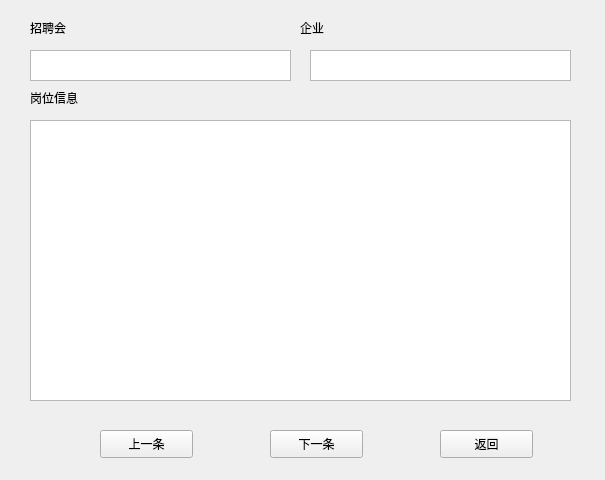
<?xml version="1.0" encoding="UTF-8"?>
<ui version="4.0">
 <class>Form</class>
 <widget class="QWidget" name="Form">
  <property name="geometry">
   <rect>
    <x>0</x>
    <y>0</y>
    <width>605</width>
    <height>480</height>
   </rect>
  </property>
  <property name="windowTitle">
   <string>Form</string>
  </property>
  <widget class="QLabel" name="label">
   <property name="geometry">
    <rect>
     <x>30</x>
     <y>20</y>
     <width>72</width>
     <height>15</height>
    </rect>
   </property>
   <property name="text">
    <string>招聘会</string>
   </property>
  </widget>
  <widget class="QLabel" name="label_2">
   <property name="geometry">
    <rect>
     <x>300</x>
     <y>20</y>
     <width>72</width>
     <height>15</height>
    </rect>
   </property>
   <property name="text">
    <string>企业</string>
   </property>
  </widget>
  <widget class="QTextBrowser" name="textBrowser_12">
   <property name="geometry">
    <rect>
     <x>30</x>
     <y>50</y>
     <width>261</width>
     <height>31</height>
    </rect>
   </property>
  </widget>
  <widget class="QTextBrowser" name="textBrowser_13">
   <property name="geometry">
    <rect>
     <x>310</x>
     <y>50</y>
     <width>261</width>
     <height>31</height>
    </rect>
   </property>
  </widget>
  <widget class="QTextBrowser" name="textBrowser_14">
   <property name="geometry">
    <rect>
     <x>30</x>
     <y>120</y>
     <width>541</width>
     <height>281</height>
    </rect>
   </property>
  </widget>
  <widget class="QLabel" name="label_3">
   <property name="geometry">
    <rect>
     <x>30</x>
     <y>90</y>
     <width>72</width>
     <height>15</height>
    </rect>
   </property>
   <property name="text">
    <string>岗位信息</string>
   </property>
  </widget>
  <widget class="QPushButton" name="pushButton">
   <property name="geometry">
    <rect>
     <x>100</x>
     <y>430</y>
     <width>93</width>
     <height>28</height>
    </rect>
   </property>
   <property name="text">
    <string>上一条</string>
   </property>
  </widget>
  <widget class="QPushButton" name="pushButton_2">
   <property name="geometry">
    <rect>
     <x>270</x>
     <y>430</y>
     <width>93</width>
     <height>28</height>
    </rect>
   </property>
   <property name="text">
    <string>下一条</string>
   </property>
  </widget>
  <widget class="QPushButton" name="pushButton_3">
   <property name="geometry">
    <rect>
     <x>440</x>
     <y>430</y>
     <width>93</width>
     <height>28</height>
    </rect>
   </property>
   <property name="text">
    <string>返回</string>
   </property>
  </widget>
 </widget>
 <resources/>
 <connections/>
</ui>
